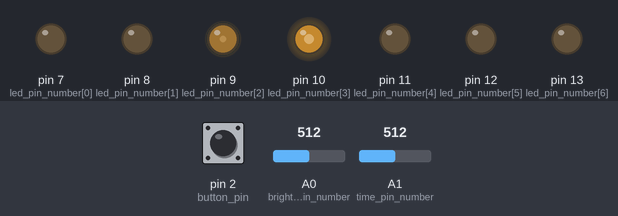
The sketch below on a simulated Arduino Uno, built with avr-gcc and run on an emulated ATmega328P. Shown: output pins drawn as LEDs (lit = HIGH). Dashed ring = blinking. Inputs (shaded band) come from the test bench; at power-on: A1 (time_pin_number) = 512, A0 (brightness_pin_number) = 512, pin 2 (button_pin) HIGH.

Above: at 3.2 s.
3.3 s: A1 (time_pin_number) set to 0
4.8 s: A0 (brightness_pin_number) set to 522
At 5.7 s:
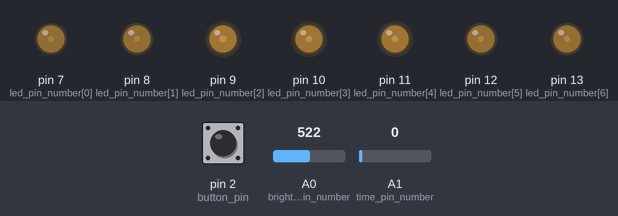
6.4 s: A1 (time_pin_number) set to 122
At 6.58 s:
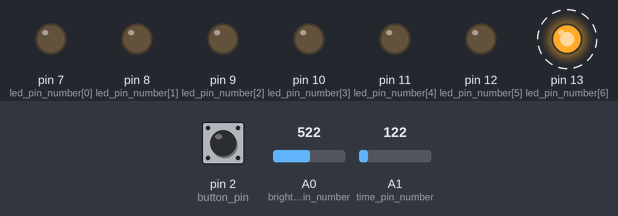
9.4 s: pin 2 (button_pin) pulled LOW for 0.15 s
At 10.1 s:
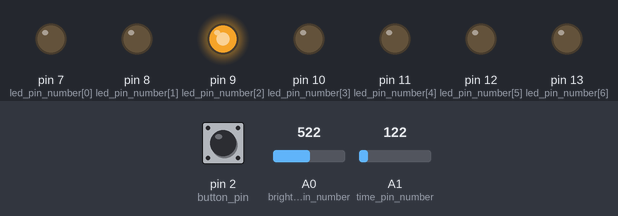
11.0 s: pin 2 (button_pin) pulled LOW for 1 s
At 11.92 s:
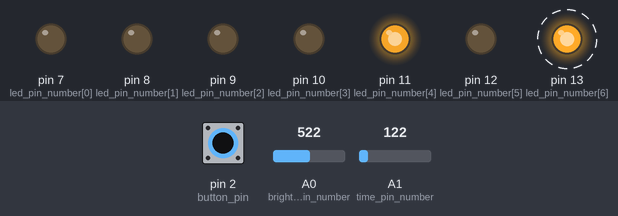
14.0 s: A0 (brightness_pin_number) set to 511
At 14.67 s:
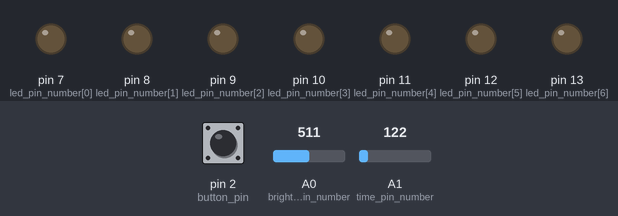
Timing chart, 0 to 18.0 s (numbered marks = the images above; inputs shaded):
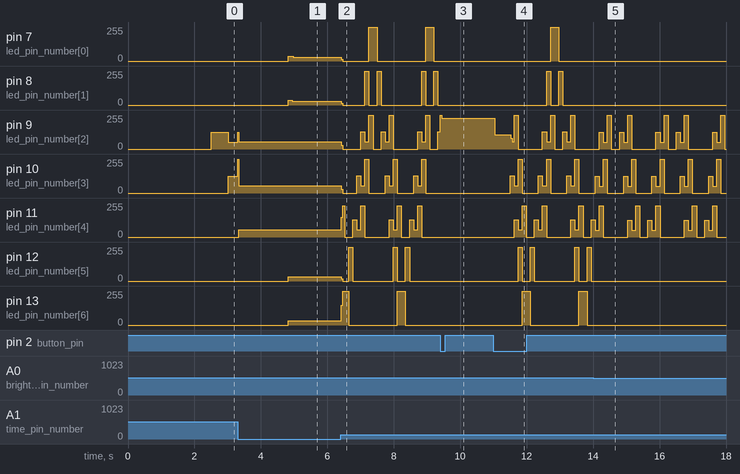

Measured:
- the behaviour switches between 513 and 514 on A0 (brightness_pin_number) (found by bisection; images 0 and 1)
- after the input at 4.8 s, pin 7 (led_pin_number[0]): 0/255 → 34/255 at once, → 27/255 0.16 s later; pin 8 (led_pin_number[1]): 0/255 → 34/255 at once, → 28/255 0.12 s later; pin 12 (led_pin_number[5]), pin 13 (led_pin_number[6]): 0/255 → 33/255 at once
- after the input at 6.4 s, pin 7 (led_pin_number[0]): goes 0/255 0.83 s, 255/255 0.24 s, 0/255 1.5 s, 255/255 0.24 s, then 0/255, starting at once; pin 10 (led_pin_number[3]): 53/255 → 28/255 at once, then repeats every 0.79 s: 0/255 0.43 s, 130/255 0.12 s, 55/255 0.12 s, 255/255 0.12 s
- after the input at 9.4 s, pin 7 (led_pin_number[0]): stays 0/255 (without the input it goes to 255/255 after 1.3 s); pin 8 (led_pin_number[1]): stays 0/255 (without the input it goes to 255/255 after 1.1 s)
- after the input at 11.0 s, pin 7 (led_pin_number[0]): 0/255 → 255/255 after 1.7 s, → 0/255 0.24 s later; pin 8 (led_pin_number[1]): alternates 255/255 for 0.12 s and 0/255 for 0.24 s, 4 changes in all, then stays 0/255, starting after 1.6 s
- after the input at 14.0 s, pin 7 (led_pin_number[0]), pin 8 (led_pin_number[1]), pin 12 (led_pin_number[5]), pin 13 (led_pin_number[6]): stops changing and stays 0/255
- by itself, pin 9 (led_pin_number[2]): repeats every 1.7 s: 52/255 0.12 s, 255/255 0.12 s, 0/255 0.24 s, 127/255 0.12 s, 52/255 0.12 s, 255/255 0.12 s, 0/255 0.73 s, 127/255 0.12 s

The sketch:

BareMinimum.ino
```cpp
// initialize variables

// LEDs
int led_pin_number[] = {7, 8, 9, 10, 11, 12, 13};
int number_of_leds = sizeof(led_pin_number) / sizeof(led_pin_number[0]);
int green_led_pin;
int current_led_position = 0;   // position == array index

// time
int time = 125;
int time_value;
int time_pin_number = A1;
unsigned long last_time_button_state_changed = millis();
unsigned long debounce_duration = 50;
unsigned long unpause_time = 0;
unsigned long unpause_delay_duration = 500;

// brightness
int bright = 255;
int intermediate = bright - 75;
int dim = intermediate - 75;
int off = 0;
int brightness_value;
int brightness_pin_number = A0;

// button
int button_pin = 2;
int button_state = 0;
int last_button_state = 0;

// flags
bool game_is_paused = false;
bool game_unpaused_recently = false;
bool game_won = false;
bool game_won_1 = false;

// this function has the LED chase effect run in the forward direction
void turn_on_LEDs_forward(int position) {
  // this loop will turn on either 1, 2, or 3 LEDs based on the current led position
  for (int i = 0; i <= position; i++) {
    if (i == position) {
      analogWrite(led_pin_number[i], bright);
    }
    else if (i == position - 1) {
      analogWrite(led_pin_number[i], intermediate);
    }
    else if (i == position - 2) {
      analogWrite(led_pin_number[i], dim);
    }
  }
}

// this function has the LED chase effect run in the backward direction
void turn_on_LEDs_backward(int position) {
  // this loop will turn on either 1, 2, or 3 LEDs based on the current led position
  for (int i = number_of_leds - 1; i >= position; i--) {
    if (i == position) {
      analogWrite(led_pin_number[i], bright);
    }
    else if (i == position + 1) {
      analogWrite(led_pin_number[i], intermediate);
    }
    else if (i == position + 2) {
      analogWrite(led_pin_number[i], dim);
    }
  }
}

// this function turns all LEDs off (note: easier to code it to turn all of them off instead of finding the certain ones that are on)
void turn_off_LEDs() {
  for (int i = 0; i < number_of_leds; i++) {
    digitalWrite(led_pin_number[i], LOW);
  }
}

// this function updates the time and brightness based on the potentiometers
void update_time_and_brightness() {
  time_value = analogRead(time_pin_number);
  time = time_value;

  brightness_value = analogRead(brightness_pin_number);
  bright = (255. / 1023.) * brightness_value;
  intermediate = bright - 75;
  dim = intermediate - 75;
}

// this function blinks the green LED three times when user lands on it
void blink_green_led() {
  for (int i = 0; i < 3; i++) {
    digitalWrite(led_pin_number[green_led_pin], HIGH);
    delay(200);
    digitalWrite(led_pin_number[green_led_pin], LOW);
    delay(200);
  }
}

// this function keeps the current position's LED on when the game is paused
void game_paused(int position) {
  turn_off_LEDs();

  if (game_won == true) {
    digitalWrite(led_pin_number[green_led_pin], HIGH);
  }
  else {
    digitalWrite(led_pin_number[position], HIGH);
  }
}

// this function lights up the current position's LED and its trailing LEDs
void light_current_LED(int position, int direction) {
  turn_off_LEDs();

  if (direction == 1) {
    turn_on_LEDs_forward(position);
  }
  else {
    turn_on_LEDs_backward(position);
  }
}

void setup() {
  // put your setup code here, to run once:

  // set up serial monitor at 9600 baud
  Serial.begin(9600);

  // set LED pins as output signals
  for (int i = 0; i < number_of_leds; i++) {
    pinMode(led_pin_number[i], OUTPUT);
  }

  // set potentiometer pins as input signals
  pinMode(time_pin_number, INPUT);
  pinMode(brightness_pin_number, INPUT);

  // set button pin as an input signal
  pinMode(button_pin, INPUT_PULLUP);

  // get the center LED position
  if (number_of_leds % 2 == 1) {
    green_led_pin = number_of_leds / 2;
  }
  else {
    green_led_pin = number_of_leds / 2 - 1;
  }

  // initially set the last button state as the initial state when starting up the program
  last_button_state = digitalRead(button_pin);

  // when starting the program, turn off all LEDs and wait a moment
  turn_off_LEDs();
  delay(2000);
}

void loop() {
  // put your main code here, to run repeatedly:

  // set this to false to prevent the win state from looping infinitely
  game_won_1 = false;

  // this handles the button press with debounce
  if (millis() - last_time_button_state_changed >= debounce_duration) {
    button_state = digitalRead(button_pin);

    if (button_state != last_button_state) {
      last_button_state = button_state;
      last_time_button_state_changed = millis();

      if (button_state == LOW) {
        game_is_paused = !game_is_paused;
        game_unpaused_recently = !game_is_paused;

        if (game_is_paused == true) {
          digitalWrite(led_pin_number[green_led_pin], HIGH);
        }
        else {
          unpause_time = millis();
          digitalWrite(led_pin_number[green_led_pin], LOW);
        }
      }
    }
  }

  // update the time and brightness
  update_time_and_brightness();

  // this is so that the LED chase effect runs only when the game is not paused
  static unsigned long last_update_time = 0;
  static int led_direction = 1;          // 0 = backward, 1 = forward

  // if the game is paused maintain the paused state
  if (game_is_paused == true) {
    game_paused(current_led_position);

    // check if the user won the game
    if (current_led_position == green_led_pin && game_won == false && game_won_1 == false) {
      // set game flags to true
      game_won = true;
      game_won_1 = true;

      blink_green_led();

      // keep the green LED on afterwards
      digitalWrite(led_pin_number[green_led_pin], HIGH);
    }
  }
  else {
    // set first game flag to false
    game_won = false;

    // turn on the current position's LED and trailing LEDs during the unpause delay
    if (game_unpaused_recently == true) {
      light_current_LED(current_led_position, led_direction);

      if (millis() - unpause_time < unpause_delay_duration) {
        return;
      }
      else {
        // reset flag
        game_unpaused_recently = false;
      }
    }

    if (millis() - last_update_time >= time) {
      last_update_time = millis();

      turn_off_LEDs();

      current_led_position = current_led_position + led_direction;

      if (current_led_position >= number_of_leds) {
        led_direction = -1;
        current_led_position = number_of_leds - 1;
      }
      else if (current_led_position < 0) {
        led_direction = 1;
        current_led_position = 0;
      }

      if (led_direction == 1) {
        turn_on_LEDs_forward(current_led_position);
      }
      else {
        turn_on_LEDs_backward(current_led_position);
      }
    }
  }
}
```
